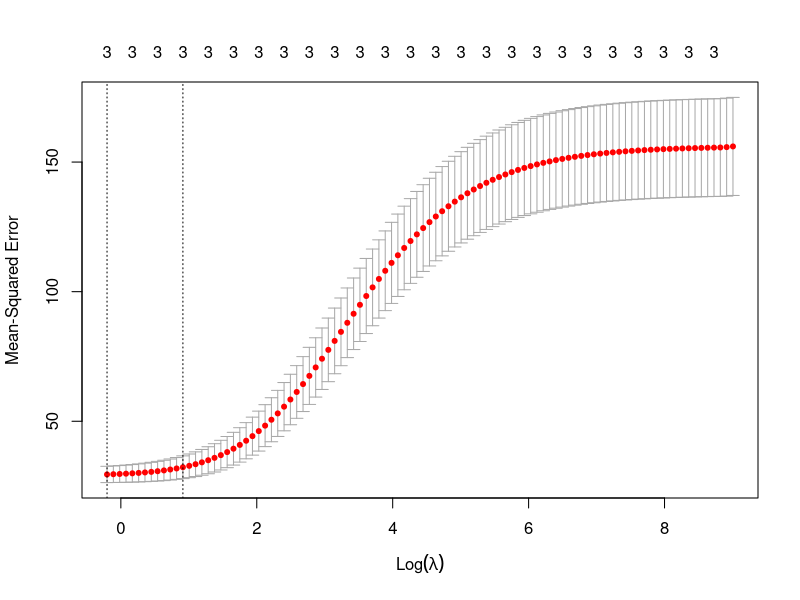
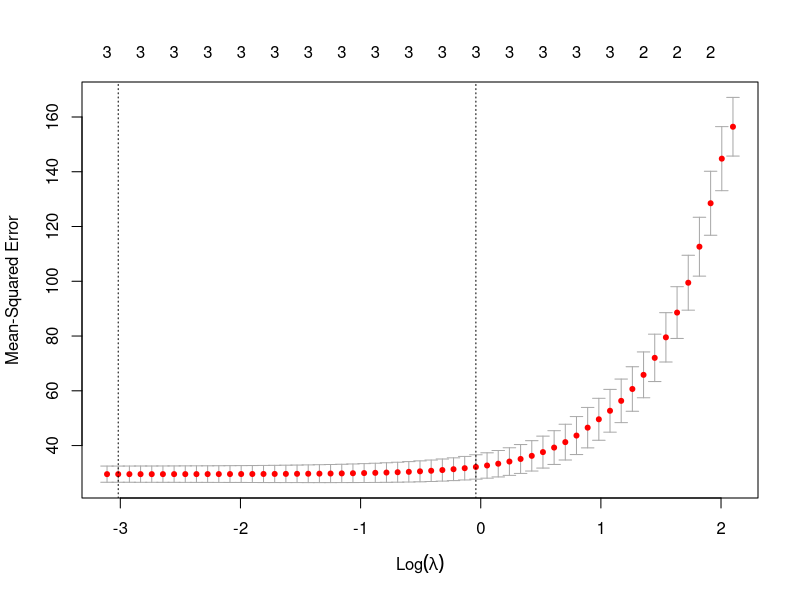
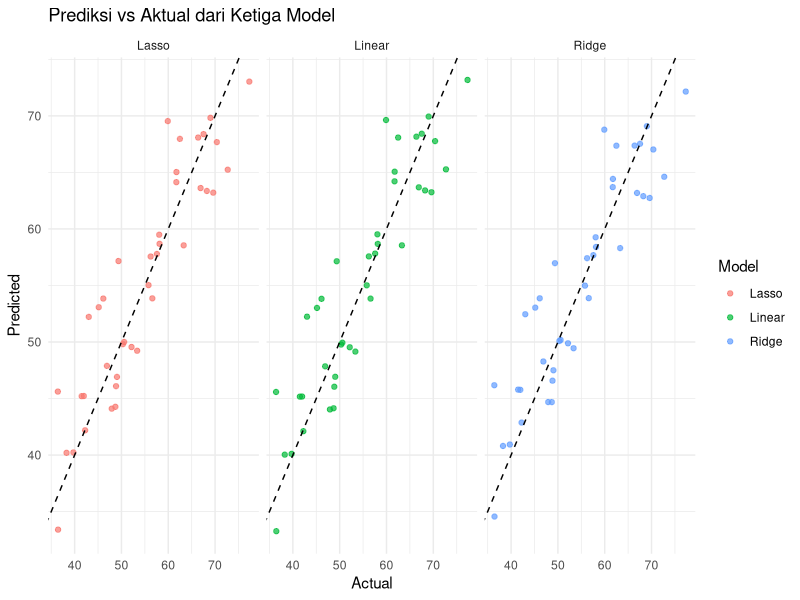
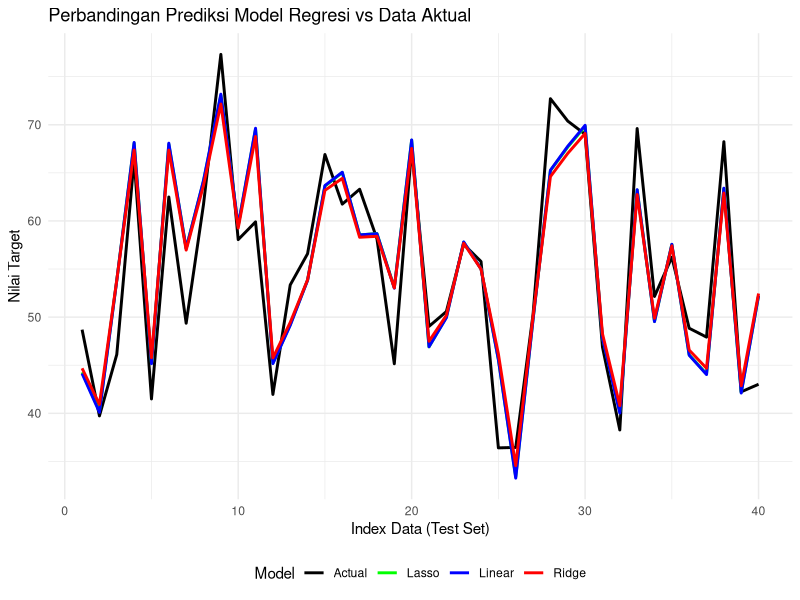

Recreate these plots in R, in order.
# --- 1. PERSIAPAN DATASET SINTETIS ---
set.seed(123)

# Jumlah observasi
n <- 200

# Variabel independen
x1 <- rnorm(n, mean = 50, sd = 10)
x2 <- rnorm(n, mean = 30, sd = 5)
x3 <- rnorm(n, mean = 70, sd = 20)

# Target variabel dengan noise
y <- 5 + 0.8 * x1 - 0.6 * x2 + 0.4 * x3 + rnorm(n, mean = 0, sd = 5)

# Data frame
data <- data.frame(y, x1, x2, x3)
head(data)

# Analisis deskriptif
summary(data)

# Split data (train-test)
library(caret)
set.seed(123)
train_index <- createDataPartition(data$y, p = 0.8, list = FALSE)
train_data <- data[train_index, ]
test_data <- data[-train_index, ]

# --- 2. MODEL REGRESI LINEAR ---
model_lm <- lm(y ~ ., data = train_data)
summary(model_lm)
pred_lm <- predict(model_lm, newdata = test_data)

# Uji Asumsi Klasik
# Uji Normalitas
shapiro.test(model_lm$residuals)

# Uji Heteroskedastisitas (Breusch Pagan)
library(lmtest)
bptest(model_lm)

# Uji Multikolinieritas
library(car)
vif(model_lm)

# Uji Autokorelasi
dwtest(model_lm)

# --- 3. REGRESI RIDGE ---
library(glmnet)

# Matrik input untuk glmnet
x_train <- as.matrix(train_data[, -1])
y_train <- train_data$y
x_test <- as.matrix(test_data[, -1])
y_test <- test_data$y

# Ridge regression
model_ridge <- cv.glmnet(x_train, y_train, alpha = 0, nfolds = 5) # alpha=0 untuk ridge
coef_ridge <- predict(model_ridge, type="coefficients", s=model_ridge$lambda.min)
coef_ridge
plot(model_ridge)
pred_ridge <- predict(model_ridge, s = model_ridge$lambda.min, newx = x_test)

# --- 4. REGRESI LASSO ---
model_lasso <- cv.glmnet(x_train, y_train, alpha = 1, nfolds = 5) # alpha=1 untuk lasso
coef_lasso <- predict(model_lasso, type="coefficients", s=model_lasso$lambda.min)
coef_lasso
plot(model_lasso)
pred_lasso <- predict(model_lasso, s = model_lasso$lambda.min, newx = x_test)

# --- 5. METRIK EVALUASI ---
# Fungsi MAPE
mape <- function(actual, predicted) {
  return(mean(abs((actual - predicted)/actual)) * 100)
}

# Fungsi AIC untuk glmnet (approximate dengan residuals)
aic_glmnet <- function(model, y, pred) {
  n <- length(y)
  rss <- sum((y - pred)^2)
  k <- length(coef(model)[coef(model) != 0])
  return(n * log(rss/n) + 2 * k)
}

# Hasil evaluasi
library(Metrics)

eval <- data.frame(
  Model = c("Linear", "Ridge", "Lasso"),
  R2 = c(
    summary(model_lm)$r.squared,
    cor(y_test, pred_ridge)^2,
    cor(y_test, pred_lasso)^2
  ),
  MAPE = c(
    mape(y_test, pred_lm),
    mape(y_test, pred_ridge),
    mape(y_test, pred_lasso)
  ),
  AIC = c(
    AIC(model_lm),
    aic_glmnet(model_ridge, y_test, pred_ridge),
    aic_glmnet(model_lasso, y_test, pred_lasso)
  )
)

print("Perbandingan Model:")
print(eval)

# --- 6. VISUALISASI PREDIKSI ---
library(ggplot2)

plot_df <- data.frame(
  Actual = y_test,
  Linear = pred_lm,
  Ridge = as.numeric(pred_ridge),
  Lasso = as.numeric(pred_lasso)
)

# Ubah ke format long
library(tidyr)
plot_long <- pivot_longer(plot_df, cols = -Actual, names_to = "Model", values_to = "Predicted")

# Plot
ggplot(plot_long, aes(x = Actual, y = Predicted, color = Model)) +
  geom_point(alpha = 0.7) +
  geom_abline(slope = 1, intercept = 0, linetype = "dashed") +
  facet_wrap(~Model) +
  theme_minimal() +
  ggtitle("Prediksi vs Aktual dari Ketiga Model")

# --- LINE PLOT: Aktual vs Prediksi ---
# Susun data
plot_df_line <- data.frame(
  Index = 1:length(y_test),
  Actual = y_test,
  Linear = pred_lm,
  Ridge = as.numeric(pred_ridge),
  Lasso = as.numeric(pred_lasso)
)

# Konversi ke format long
plot_long_line <- pivot_longer(plot_df_line, cols = -Index, names_to = "Model", values_to = "Value")

# Plot
ggplot(plot_long_line, aes(x = Index, y = Value, color = Model)) +
  geom_line(size = 1) +
  theme_minimal() +
  labs(
    title = "Perbandingan Prediksi Model Regresi vs Data Aktual",
    x = "Index Data (Test Set)",
    y = "Nilai Target"
  ) +
  scale_color_manual(values = c("Actual" = "black", "Linear" = "blue", "Ridge" = "red", "Lasso" = "green")) +
  theme(legend.position = "bottom")
